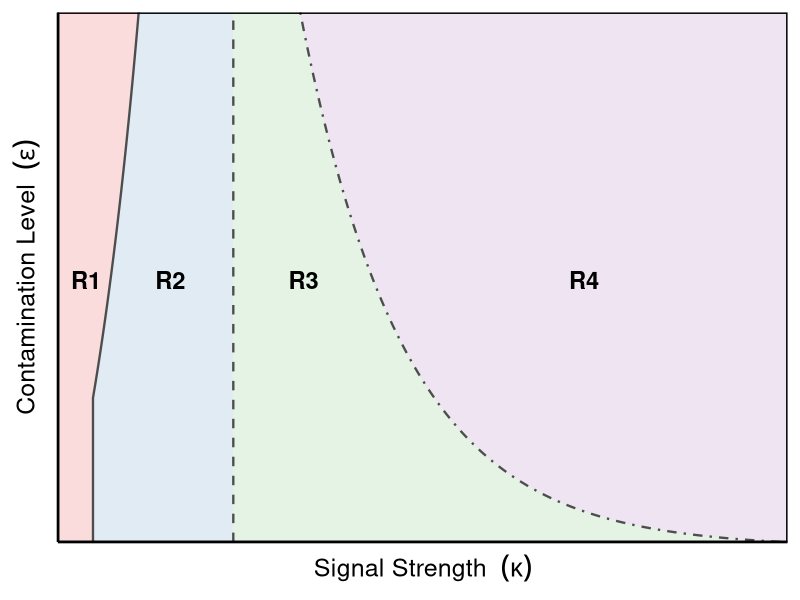

Here is the R script that generated this plot:
library(ggplot2)
library(dplyr)
library(tidyr)

# Parameters
nu <- 2
Delta <- 100
eps <- seq(0.001, 0.1, length.out = 999) # Higher resolution for smoother curves

# Define Boundaries
df <- data.frame(eps = eps) %>%
  mutate(
    b1 = 5 * pmax(eps * log(1/eps), Delta^(-1/2)),
    b2 = 2.5,
    b3 = 1.5 * log(1/eps),
    xmax = 10.4 # Plot limit
  )

# Plotting
ggplot(df, aes(y = eps)) +
  # Use geom_ribbon with explicit boundaries to avoid gaps
  geom_ribbon(aes(xmin = 0, xmax = b1, fill = "Regime 1"), alpha = 0.15) +
  geom_ribbon(aes(xmin = b1, xmax = b2, fill = "Regime 2"), alpha = 0.15) +
  geom_ribbon(aes(xmin = b2, xmax = b3, fill = "Regime 3"), alpha = 0.15) +
  geom_ribbon(aes(xmin = b3, xmax = xmax, fill = "Regime 4"), alpha = 0.15) +

  # Boundary lines - using a consistent color or subtle grey helps the labels pop
  geom_line(aes(x = b1), color = "grey30", size = 0.8, linetype = "solid") +
  geom_line(aes(x = b2), color = "grey30", size = 0.8, linetype = "dashed") +
  geom_line(aes(x = b3), color = "grey30", size = 0.8, linetype = "dotdash") +

  # Direct Labels (instead of legend for a cleaner look)
  annotate("text", x = c(0.4, 1.6, 3.5, 7.5), y = 0.05,
           label = paste0("R", 1:4), size = 6, fontface = "bold") +

  # Styling
  scale_fill_brewer(palette = "Set1") +
  scale_x_continuous(expand = c(0,0)) +
  scale_y_continuous(expand = c(0,0)) +
  labs(
    y = expression(textstyle(Contamination~Level)~~(epsilon)),
    x = expression(textstyle(Signal~Strength)~~(kappa))
  ) +
  theme_classic(base_size = 18) + # Classic is often preferred over BW for theory plots
  theme(
    legend.position = "none",
    axis.text = element_blank(),
    axis.ticks = element_blank(),
    panel.border = element_rect(colour = "black", fill=NA, size=1)
  )
